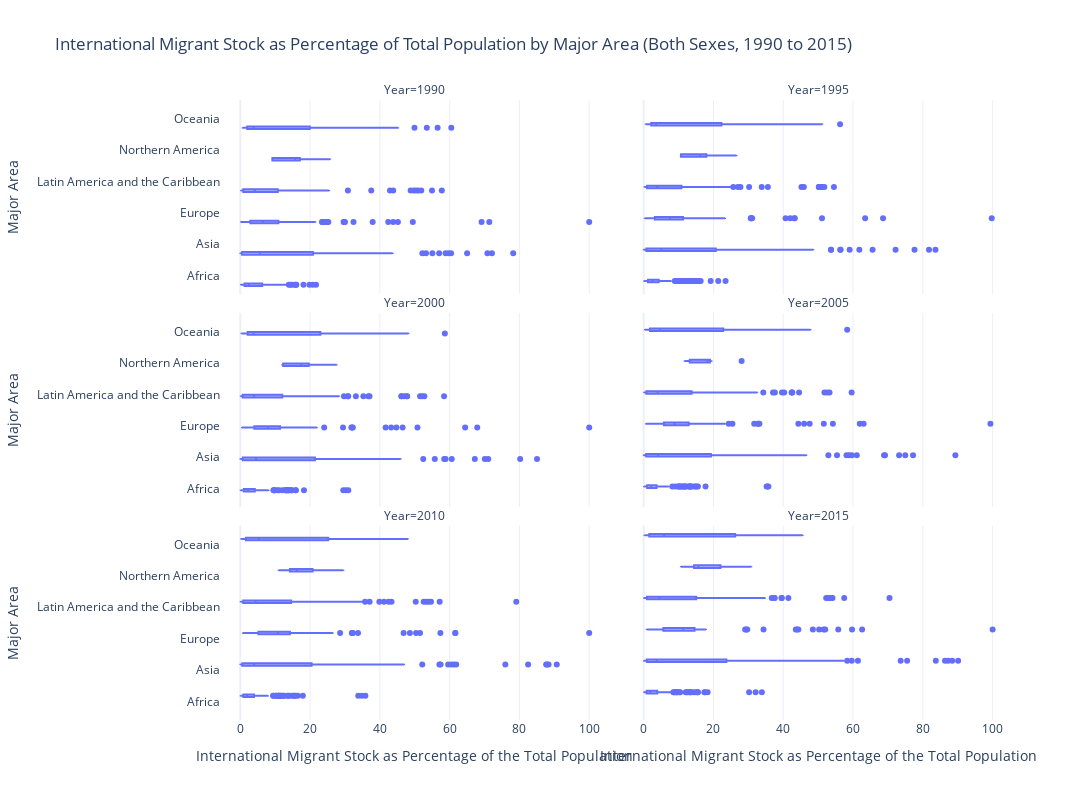

Notebook code for this chart:
### Markdown cell above
## Table 3 - International Migrant Stock as Percentage of Total Population

### Code cell
#Small multiples of international migrant stock as percentage of total population by major area, across 1990 to 2015

fig5 = px.box(table3_clean, x = "International Migrant Stock as Percentage of the Total Population",
            y = "Major Area",
            facet_col = "Year",
            facet_col_wrap = 2,
            facet_row_spacing = 0.03,
            width = 1200,
            height = 800, title = "International Migrant Stock as Percentage of Total Population by Major Area (Both Sexes, 1990 to 2015)")

fig5.show()

### Figure 1 — Plotly figure (JSON) as saved in the notebook; plotly's stock layout.template omitted (floating-point values rounded to 4 significant figures; data arrays with more than 128 entries replaced by an {"elided": "..."} marker saying what was removed)
{"data": [{"alignmentgroup": "True", "hovertemplate": "Year=1990<br>International Migrant Stock as Percentage of the Total Population=%{x}<br>Major Area=%{y}<extra></extra>", "legendgroup": "", "marker": {"color": "#636efa"}, "name": "", "notched": false, "offsetgroup": "", "orientation": "h", "showlegend": false, "type": "box", "x": {"elided": "696 float values"}, "x0": " ", "xaxis": "x5", "y": {"elided": "696 str values"}, "y0": " ", "yaxis": "y5"}, {"alignmentgroup": "True", "hovertemplate": "Year=1995<br>International Migrant Stock as Percentage of the Total Population=%{x}<br>Major Area=%{y}<extra></extra>", "legendgroup": "", "marker": {"color": "#636efa"}, "name": "", "notched": false, "offsetgroup": "", "orientation": "h", "showlegend": false, "type": "box", "x": {"elided": "696 float values"}, "x0": " ", "xaxis": "x6", "y": {"elided": "696 str values"}, "y0": " ", "yaxis": "y6"}, {"alignmentgroup": "True", "hovertemplate": "Year=2000<br>International Migrant Stock as Percentage of the Total Population=%{x}<br>Major Area=%{y}<extra></extra>", "legendgroup": "", "marker": {"color": "#636efa"}, "name": "", "notched": false, "offsetgroup": "", "orientation": "h", "showlegend": false, "type": "box", "x": {"elided": "696 float values"}, "x0": " ", "xaxis": "x3", "y": {"elided": "696 str values"}, "y0": " ", "yaxis": "y3"}, {"alignmentgroup": "True", "hovertemplate": "Year=2005<br>International Migrant Stock as Percentage of the Total Population=%{x}<br>Major Area=%{y}<extra></extra>", "legendgroup": "", "marker": {"color": "#636efa"}, "name": "", "notched": false, "offsetgroup": "", "orientation": "h", "showlegend": false, "type": "box", "x": {"elided": "696 float values"}, "x0": " ", "xaxis": "x4", "y": {"elided": "696 str values"}, "y0": " ", "yaxis": "y4"}, {"alignmentgroup": "True", "hovertemplate": "Year=2010<br>International Migrant Stock as Percentage of the Total Population=%{x}<br>Major Area=%{y}<extra></extra>", "legendgroup": "", "marker": {"color": "#636efa"}, "name": "", "notched": false, "offsetgroup": "", "orientation": "h", "showlegend": false, "type": "box", "x": {"elided": "696 float values"}, "x0": " ", "xaxis": "x", "y": {"elided": "696 str values"}, "y0": " ", "yaxis": "y"}, {"alignmentgroup": "True", "hovertemplate": "Year=2015<br>International Migrant Stock as Percentage of the Total Population=%{x}<br>Major Area=%{y}<extra></extra>", "legendgroup": "", "marker": {"color": "#636efa"}, "name": "", "notched": false, "offsetgroup": "", "orientation": "h", "showlegend": false, "type": "box", "x": {"elided": "696 float values"}, "x0": " ", "xaxis": "x2", "y": {"elided": "696 str values"}, "y0": " ", "yaxis": "y2"}], "layout": {"annotations": [{"font": {}, "showarrow": false, "text": "Year=2010", "x": 0.245, "xanchor": "center", "xref": "paper", "y": 0.3133, "yanchor": "bottom", "yref": "paper"}, {"font": {}, "showarrow": false, "text": "Year=2015", "x": 0.755, "xanchor": "center", "xref": "paper", "y": 0.3133, "yanchor": "bottom", "yref": "paper"}, {"font": {}, "showarrow": false, "text": "Year=2000", "x": 0.245, "xanchor": "center", "xref": "paper", "y": 0.6567, "yanchor": "bottom", "yref": "paper"}, {"font": {}, "showarrow": false, "text": "Year=2005", "x": 0.755, "xanchor": "center", "xref": "paper", "y": 0.6567, "yanchor": "bottom", "yref": "paper"}, {"font": {}, "showarrow": false, "text": "Year=1990", "x": 0.245, "xanchor": "center", "xref": "paper", "y": 1.0, "yanchor": "bottom", "yref": "paper"}, {"font": {}, "showarrow": false, "text": "Year=1995", "x": 0.755, "xanchor": "center", "xref": "paper", "y": 1.0, "yanchor": "bottom", "yref": "paper"}], "boxmode": "group", "height": 800, "legend": {"tracegroupgap": 0}, "title": {"text": "International Migrant Stock as Percentage of Total Population by Major Area (Both Sexes, 1990 to 2015)"}, "width": 1200, "xaxis": {"anchor": "y", "domain": [0, 0.49], "title": {"text": "International Migrant Stock as Percentage of the Total Population"}}, "xaxis2": {"anchor": "y2", "domain": [0.51, 1], "matches": "x", "title": {"text": "International Migrant Stock as Percentage of the Total Population"}}, "xaxis3": {"anchor": "y3", "domain": [0, 0.49], "matches": "x", "showticklabels": false}, "xaxis4": {"anchor": "y4", "domain": [0.51, 1], "matches": "x", "showticklabels": false}, "xaxis5": {"anchor": "y5", "domain": [0, 0.49], "matches": "x", "showticklabels": false}, "xaxis6": {"anchor": "y6", "domain": [0.51, 1], "matches": "x", "showticklabels": false}, "yaxis": {"anchor": "x", "domain": [0, 0.3133], "title": {"text": "Major Area"}}, "yaxis2": {"anchor": "x2", "domain": [0, 0.3133], "matches": "y", "showticklabels": false}, "yaxis3": {"anchor": "x3", "domain": [0.3433, 0.6567], "matches": "y", "title": {"text": "Major Area"}}, "yaxis4": {"anchor": "x4", "domain": [0.3433, 0.6567], "matches": "y", "showticklabels": false}, "yaxis5": {"anchor": "x5", "domain": [0.6867, 1.0], "matches": "y", "title": {"text": "Major Area"}}, "yaxis6": {"anchor": "x6", "domain": [0.6867, 1.0], "matches": "y", "showticklabels": false}}}
